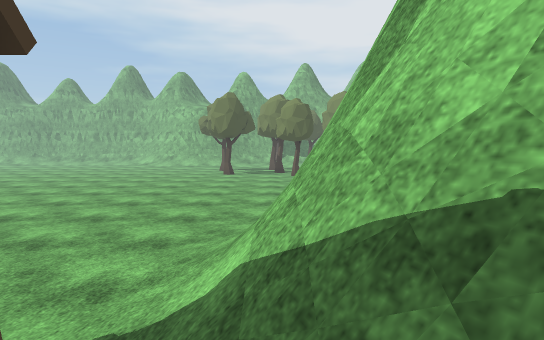
[1] (above)

18 first-person views from a walk through a scene from a Unity 3-D project. The camera is 1.5 m above the floor, tilts 4° down and sees 75° across. The floor is counted in squares, 1 m on a side. Each view is taken from the middle of a square. On the plan, view 1 faces up. The plan holds only what a view shows up to about 16 squares ahead; the rest is blank. The place goes on beyond the plan. The player character is not drawn. Some surface patterns are stand-ins.

[2]
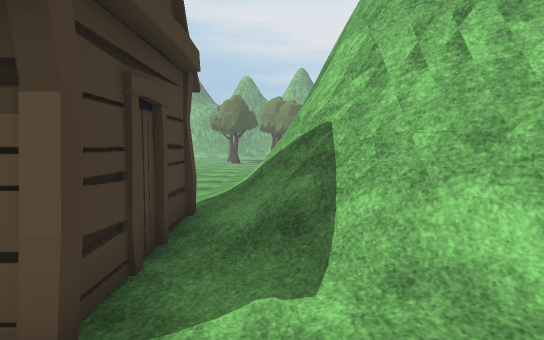

[3]
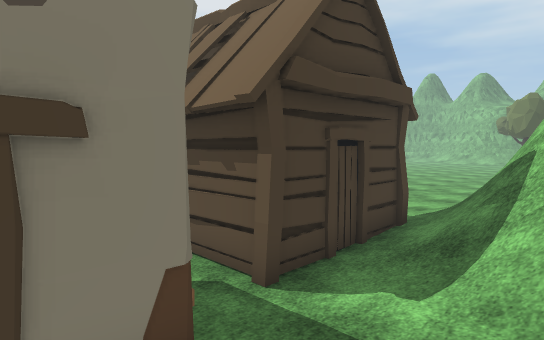

[4]
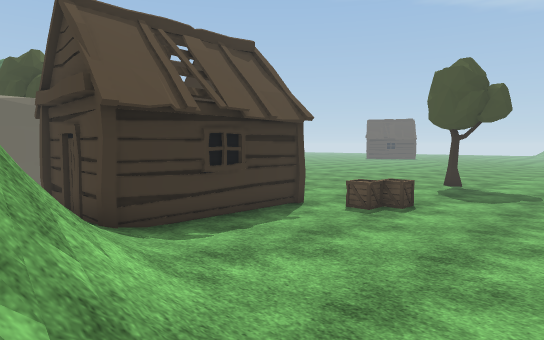

[5]
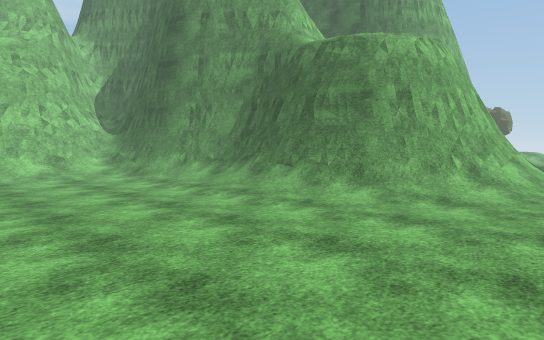

[6]
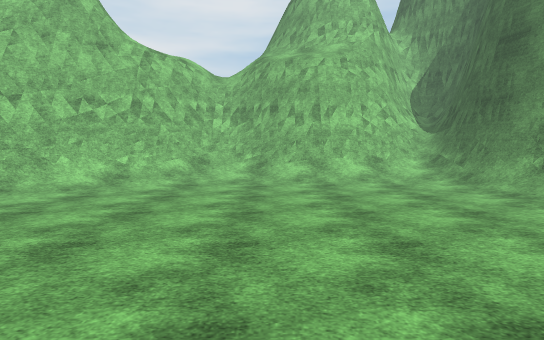

[7]
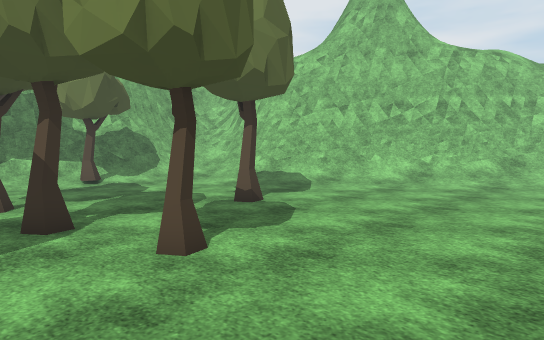

[8]
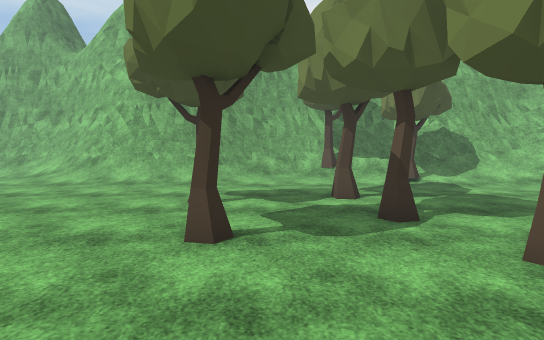

[9]
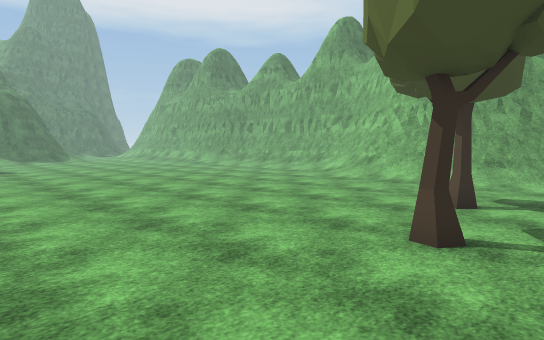

[10]
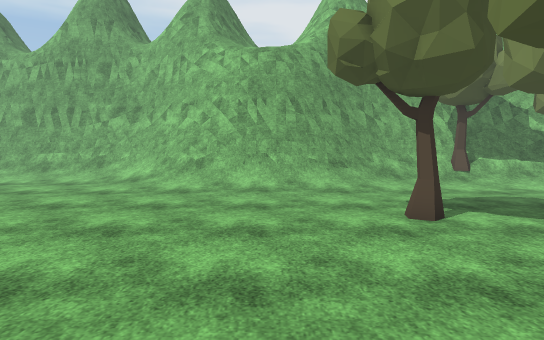

[11]
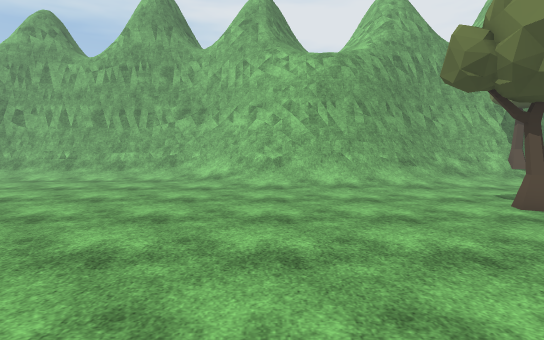

[12]
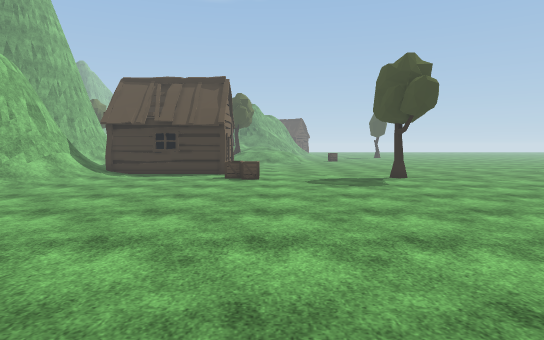

[13]
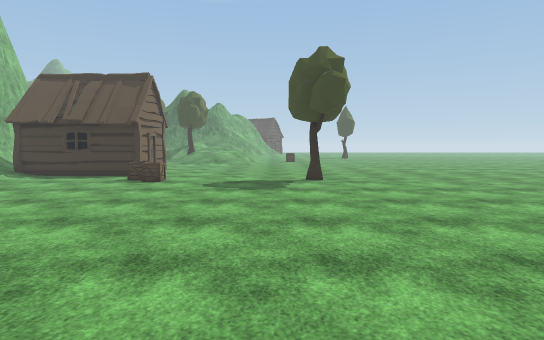

[14]
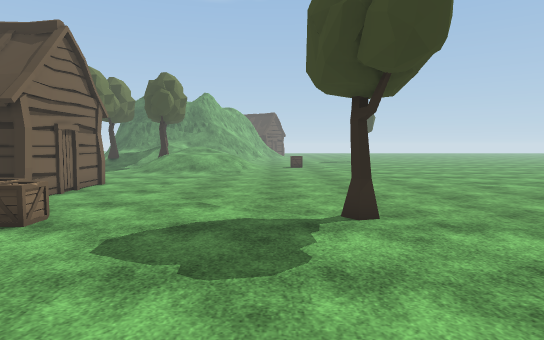

[15]
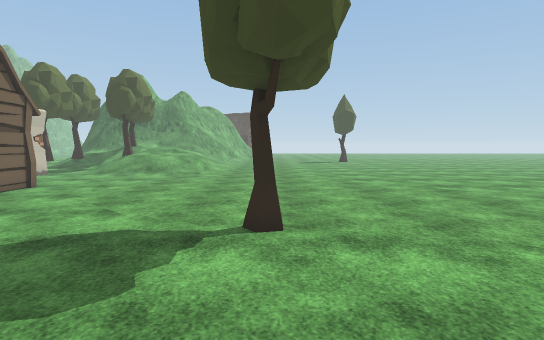

[16]
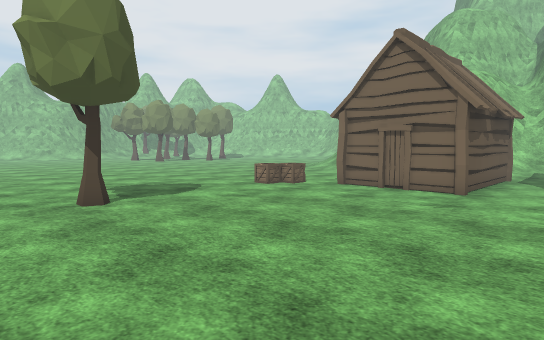

[17]
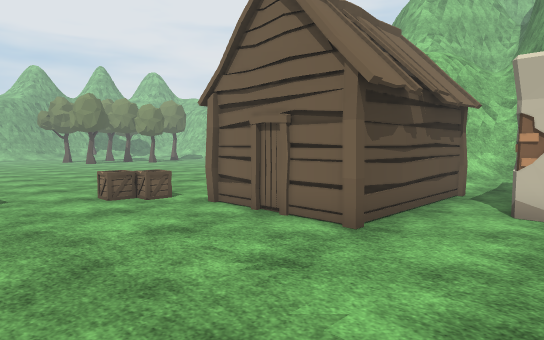

[18]
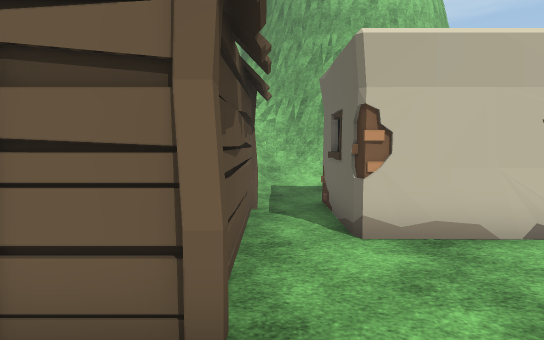

### Floor plan
Key: @ floor where view 1 was taken; # wall or solid block; . floor; / step, stairs or slope; = window, fence, low wall or low ledge; H hut; T tree; C crate; O other object.
Columns run from 20 left of view 1 to 16 right of it. Each row starts with its distance up from view 1.
 37  /////==##       #######
 36 //././//=#################
 35 .......///=######=///T/==######
 34 ......../////=/////..//////=//
 33 ...........//////......TT/////
 32  ...........................//
 31  ...........................//##
 30   .........................../=#
 29    .................T........//##
 28     ............T............//=##
 27     .....................T....//=##
 26     ................TT...T.....//###
 25    ..............T..............//##
 24   ....................T........../=##
 23  .....................T..........//=#
 22  .................................//#
 21   ................. ..............//=
 20         ..........   ............../=
 19       .        ...................//#
 18                    .............../=#
 17        .......    ................/=#
 16    .............................../=#
 15    ...............................//#
 14   ................................//#
 13  .................................///
 12 ...............................//////
 11 ......................./////////=####
 10 .....................////===///=###
  9 ....................///=########
  8 ..................../=####
  7 ...................//###
  6 .................../=##
  5 .................../=#
  4 ....T......CC....../=#
  3 ....T.......C....../=#
  2 ............HHHHHHH/=#
  1 .............H    H/=##
  0 .............H    H/@###
 -1 .............H    H.//###
 -2 .............HHHHHH.///=##
 -3 .............H....H..///=#
 -4 ................OOOO..//##
 -5 ................####../=#
 -6 ................#  #  /

Where each view was taken, in squares from view 1:
view 1: 0 up, 0 right, facing up
view 2: 5 down, 0 right, facing up
view 3: 6 down, 2 right, facing up-left
view 4: 9 up, 1 right, facing down-left
view 5: 19 up, 3 left, facing down-right
view 6: 19 up, 0 right, facing right
view 7: 19 up, 1 left, facing up-right
view 8: 19 up, 2 left, facing up
view 9: 19 up, 1 left, facing up-left
view 10: 21 up, 7 left, facing up
view 11: 20 up, 10 left, facing up
view 12: 20 up, 10 left, facing down
view 13: 19 up, 14 left, facing down
view 14: 11 up, 14 left, facing down
view 15: 10 up, 16 left, facing down
view 16: 6 down, 19 left, facing up-right
view 17: 6 down, 13 left, facing up-right
view 18: 3 down, 10 left, facing right
